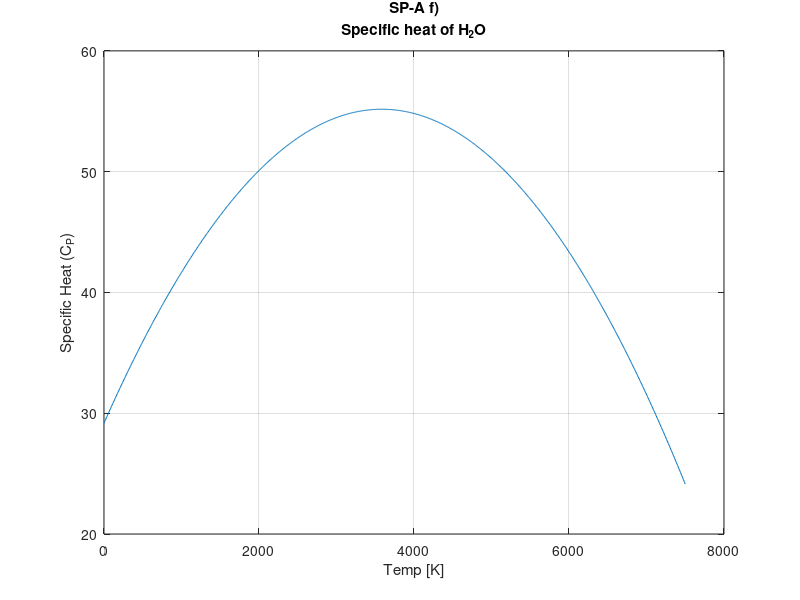
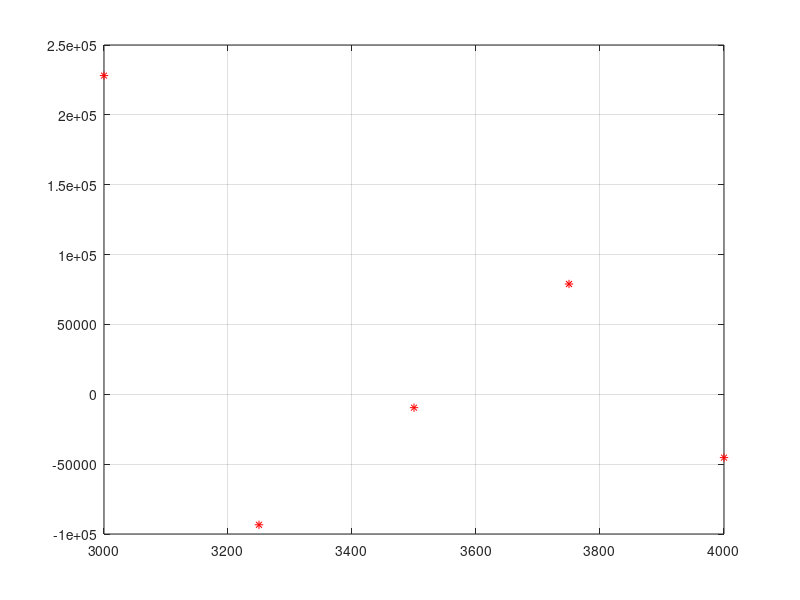
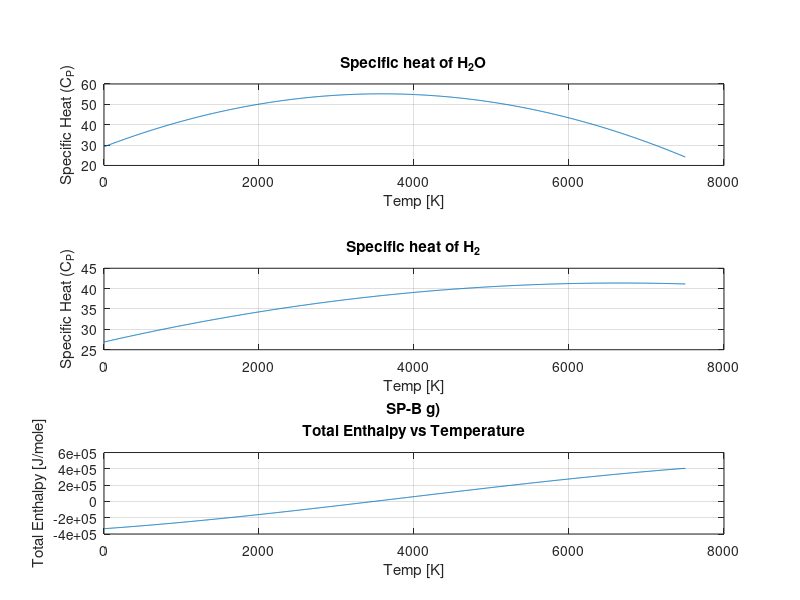

MATLAB code to generate these figures, in order:
%% SP-A e)
% Characteristic velocity

Ru = 8.314;
Tc = 5163.9956;
gamma = 1.194;
molarMass = 36.04;

cStar = sqrt(1000*Ru*Tc/(gamma*molarMass)) * (2/(gamma+1))^(-(gamma+1)/(2*(gamma-1)));


%% SP-A f)
% Plot Specific Heat of water as a function of temperature

T = linspace(0,7500,1000);
cP = 29.182 + 14.503*(T/1000) - 2.0235*(T/1000).^2;

figure(1)
plot(T,cP)
grid on
title({'SP-A f)','Specific heat of H_2O'})
xlabel('Temp [K]')
ylabel('Specific Heat (C_P)')

%% SP-A g)
% Plot total enthalpy as a function of temperature

T = linspace(0,7500,1000);
enthalpyA = 2*(-57.7979*4184 + 29.182*T + (14.503/2)*T.*(T/1000) - (2.0235/3)*T.*(T/1000).^2 - (29.182*298 + (14.503/2)*298*(298/1000) - (2.0235/3)*298*(298/1000).^2));

figure(2)
plot(T, enthalpyA)
grid on
title({'SP-A g)','Total Enthalpy vs Temperature'})
xlabel('Temp [K]')
ylabel('Total Enthalpy [J/mole]')

%% SP-B a)
% guess T
% use that to get Kp
% use that to find a
% plug in to equation and see how it looks

Ts = [3000, 3250, 3500, 3750, 4000];
kp = [0.21, 9.5786, 4.9295, 2.7498, 16.623];
a =  [0.20914, 1.51728, 1.309, 1.0852, 1.65];


for i=1:length(Ts)
    enthalpyB(i) = a(i)*((-57800*4.184) + (29.182*Ts(i) + (14.503/2)*Ts(i)*(Ts(i)/1000) - (2.0235/3)*Ts(i)*(Ts(i)/1000)^2) - ((29.182*298 + (14.503/2)*298*(298/1000) - (2.0235/3)*298*(298/1000)^2 )))...
        + (2 - a(i))*(26.896*Ts(i) + (4.35011/2)*Ts(i)*(Ts(i)/1000) - (0.32674/3)*Ts(i)*(Ts(i)/1000)^2) - (26.896*298 + (4.35011/2)*298*(298/1000) - (0.32674/3)*298*(298/1000)^2)...
        + ((2-a(i))/2)*(28.186*Ts(i) + (6.3011/2)*Ts(i)*(Ts(i)/1000) - (0.74986/3)*Ts(i)*(Ts(i)/1000)^2) - (28.186*298 + (6.3011/2)*298*(298/1000) - (0.74986/3)*298*(298/1000)^2);
end

plot(Ts,enthalpyB,'r*')
grid on

%% SP-B b)
B = -1.8559E-10;
C = 2.3375E-06;
D = -1.0500E-02;
E = 1.6715E+01;

T = 3500;

kp = B*T^3 + C*T^2 + D*T + E;

%% SP-B d)

cph2o = 29.182 + 14.503*(3500/1000) - 2.0235*(3500/1000)^2;
cph2 = 26.896 + 4.350*(3500/1000) - 0.32674*(3500/1000)^2;
cpo2 = 28.186 + 6.3011*(3500/1000) - 0.74986*(3500/1000)^2;

cp = cph2o + cph2 + cpo2;

%% SP-B e)
Ru = 8.314;
Tc = 3500;
gamma = 1.066;
molarMass = 36.04;

cStar = sqrt(1000*Ru*Tc/(gamma*molarMass)) * (2/(gamma+1))^(-(gamma+1)/(2*(gamma-1)));


%% SP-B f)
% Plot Specific Heat of water as a function of temperature

T = linspace(0,7500,1000);
cph2o = 29.182 + 14.503*(T/1000) - 2.0235*(T/1000).^2;
cph2 = 26.896 + 4.350*(T/1000) - 0.32674*(T/1000).^2;
cpo2 = 28.186 + 6.3011*(T/1000) - 0.74986*(T/1000).^2;

figure(3)
subplot(3,1,1)
plot(T,cph2o)
grid on
title('Specific heat of H_2O')
xlabel('Temp [K]')
ylabel('Specific Heat (C_P)')
subplot(3,1,2)
plot(T,cph2)
grid on
title('Specific heat of H_2')
xlabel('Temp [K]')
ylabel('Specific Heat (C_P)')
subplot(3,1,3)
plot(T,cpo2)
grid on
title('Specific heat of O_2')
xlabel('Temp [K]')
ylabel('Specific Heat (C_P)')

%% SP-A g)
% Plot total enthalpy as a function of temperature

Ts = linspace(0,7500,1000);
a = 1.266;
enthalpy = a*((-57800*4.184) + (29.182*Ts + (14.503/2)*Ts.*(Ts/1000) - (2.0235/3)*Ts.*(Ts/1000).^2) - ((29.182*298 + (14.503/2)*298*(298/1000) - (2.0235/3)*298*(298/1000)^2 )))...
        + (2 - a)*(26.896*Ts + (4.35011/2)*Ts.*(Ts/1000) - (0.32674/3)*Ts.*(Ts/1000).^2) - (26.896*298 + (4.35011/2)*298*(298/1000) - (0.32674/3)*298*(298/1000)^2)...
        + ((2-a)/2)*(28.186*Ts + (6.3011/2)*Ts.*(Ts/1000) - (0.74986/3)*Ts.*(Ts/1000).^2) - (28.186*298 + (6.3011/2)*298*(298/1000) - (0.74986/3)*298*(298/1000)^2);
plot(T, enthalpy)
grid on
title({'SP-B g)','Total Enthalpy vs Temperature'})
xlabel('Temp [K]')
ylabel('Total Enthalpy [J/mole]')